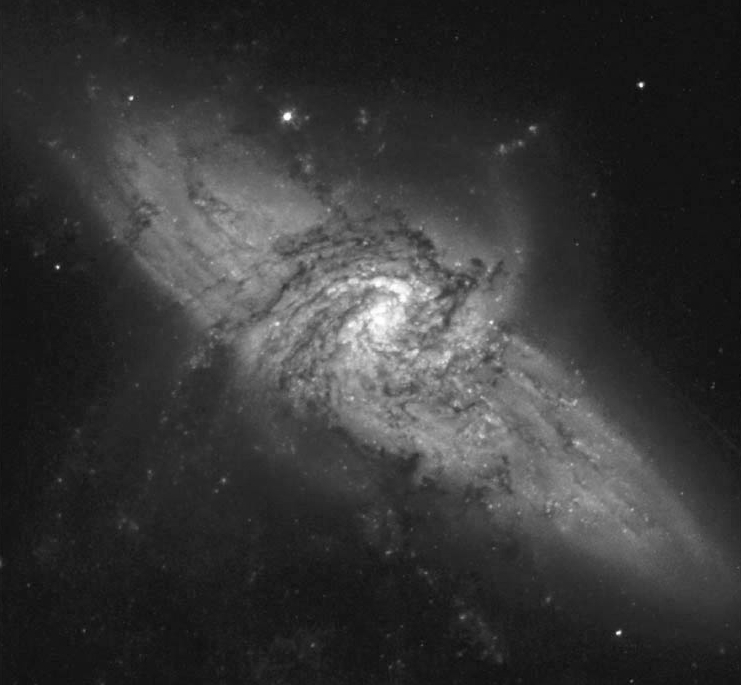
%> input picture Images/Fig3.30(a).jpg, 741 x 685 px
$ octave proj_03_06.m   (GNU Octave 9; MATLAB toolbox functions it lacks are replaced by stand-ins)
%> lines starting %> are read from the running program, lines starting %| are printed output that depends on the picture
clear
% 读取图片
img=imread('./Images/Fig3.30(a).jpg');
%> img is the input picture: size 685x741 uint8; min 8, max 255, mean 54.3
figure(1);
imshow(img);

img = double(img);
%> img: size 685x741 double
w = fspecial('average',3);
img = double(img);
c = conv2(img,w,'same');
g = img - c;
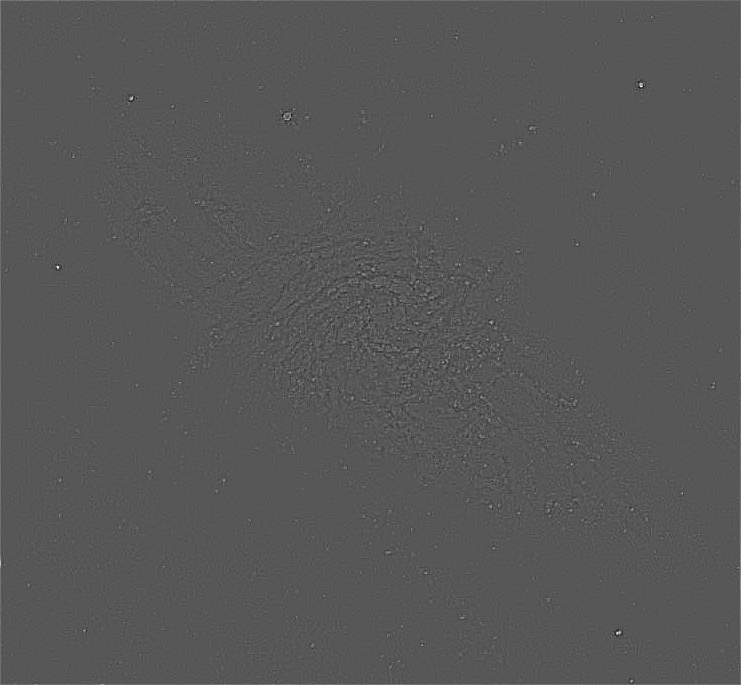
%> g: size 685x741 double; min -30.44, max 58.44, mean 0; drawn with min black and max white
figure(2);
imshow(g);
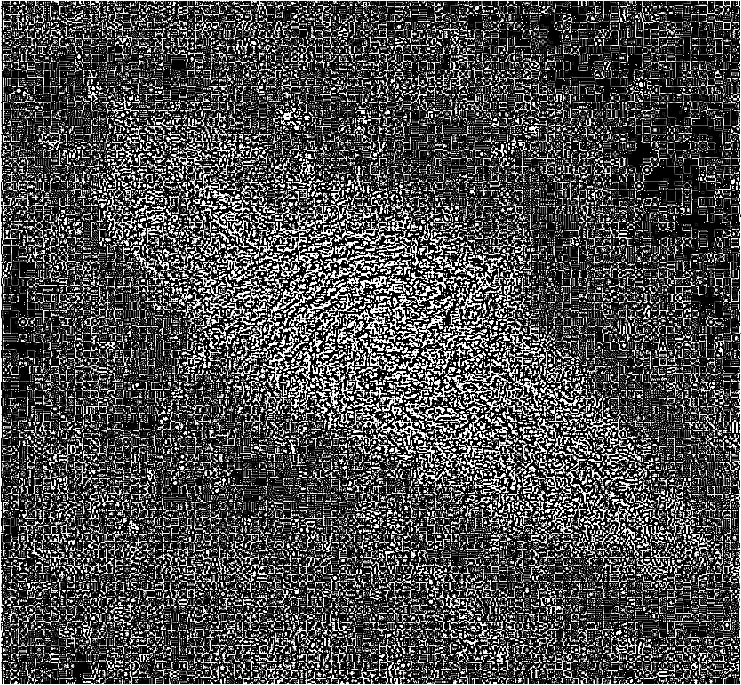
%> displayed picture: size 685x741, on the screen's scale of 0 to 255; min 0, max 255, mean 73.6

A=[0.6,1,1.7,2.3,2.9,5,10];
for i = 1:7
d = img + A(i) * c;
d = uint8(d);
figure(i+2);
imshow(d);
end
%> this loop made 7 passes
%> pass 1, `d = uint8(d);`:
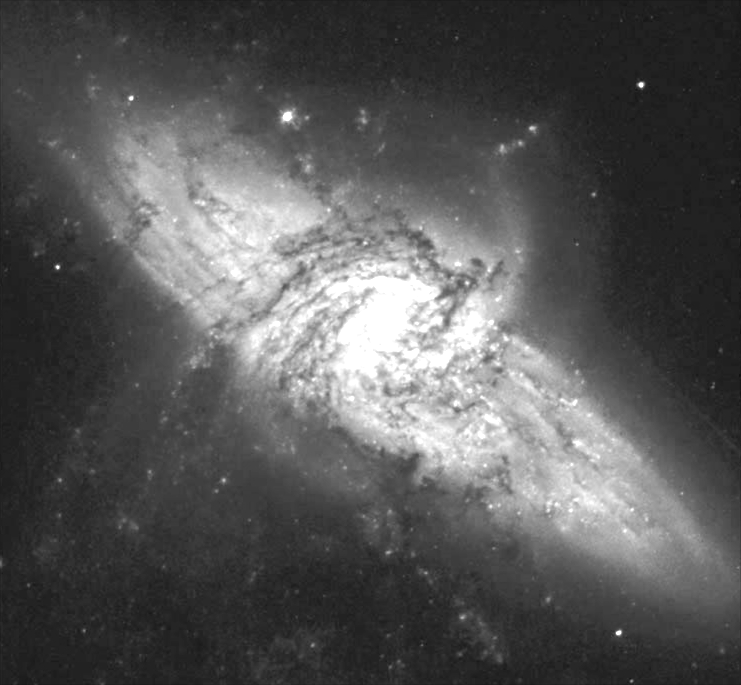
%> d: size 685x741 uint8; min 17, max 255, mean 86.2
%> pass 2, `d = uint8(d);`:
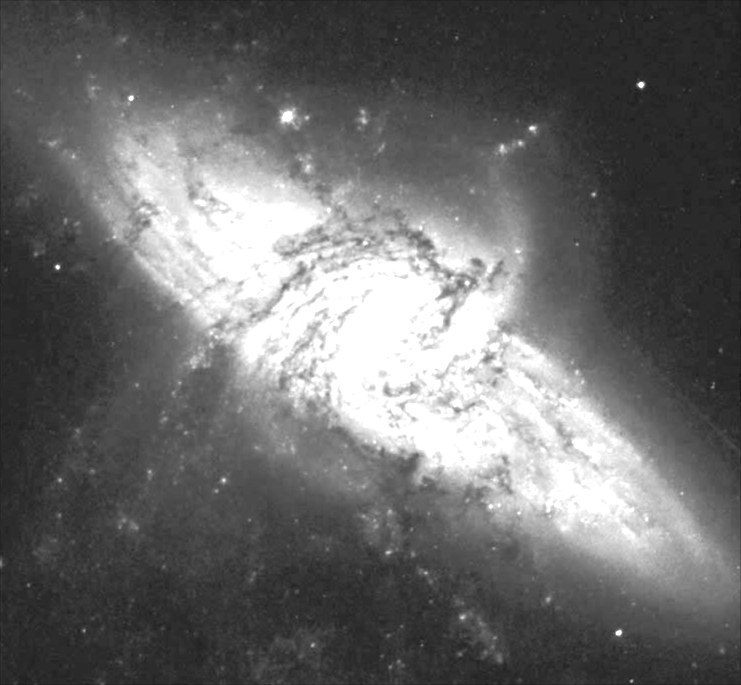
%> d: size 685x741 uint8; min 22, max 255, mean 105.6

$ run again, with Images/Fig3.04(a).jpg copied over Images/Fig3.30(a).jpg
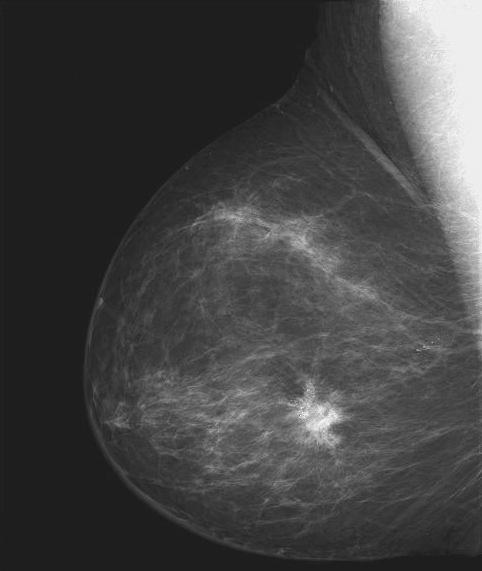
%> input picture Images/Fig3.04(a).jpg, 482 x 571 px
%> img is the input picture: size 571x482 uint8; min 21, max 255, mean 66.7
%> img: size 571x482 double
%> `imshow(g);`:
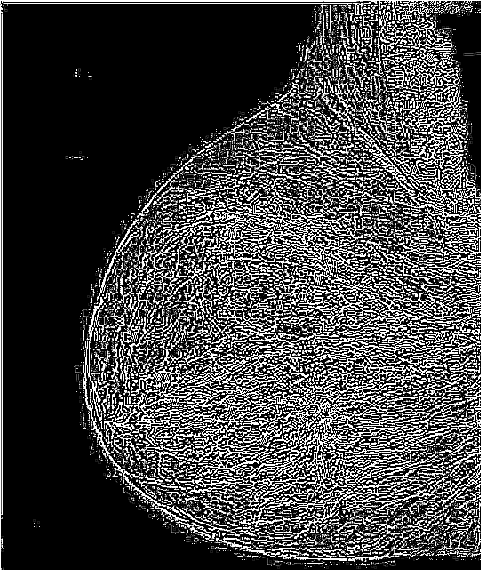
%> displayed picture: size 571x482, on the screen's scale of 0 to 255; min 0, max 255, mean 67
%> the loop `for i = 1:7` made 7 passes
%> pass 2, `d = uint8(d);`:
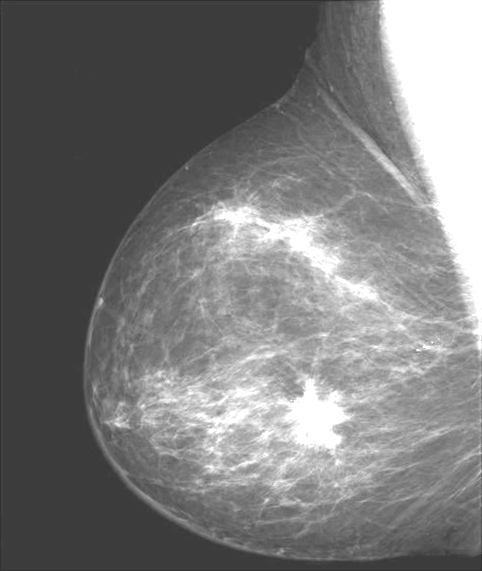
%> d: size 571x482 uint8; min 35, max 255, mean 122.6

$ run again, with Images/Fig3.05(a).jpg copied over Images/Fig3.30(a).jpg
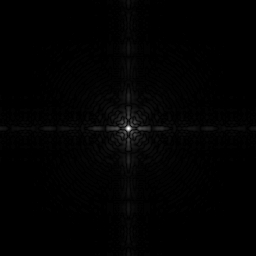
%> input picture Images/Fig3.05(a).jpg, 256 x 256 px
%> img is the input picture: size 256x256 uint8; min 0, max 255, mean 2.1
%> img: size 256x256 double
%> `g = img - c;`:
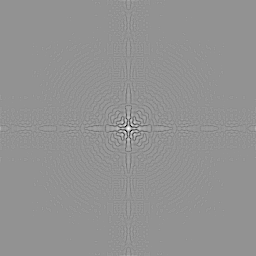
%> g: size 256x256 double; min -47.33, max 35, mean 0; drawn with min black and max white
%> `imshow(g);`:
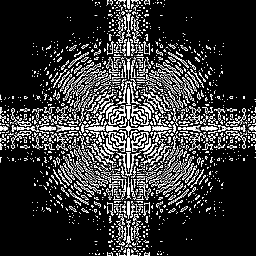
%> displayed picture: size 256x256, on the screen's scale of 0 to 255; min 0, max 255, mean 53

$ run again, with Images/Fig3.08(a).jpg copied over Images/Fig3.30(a).jpg
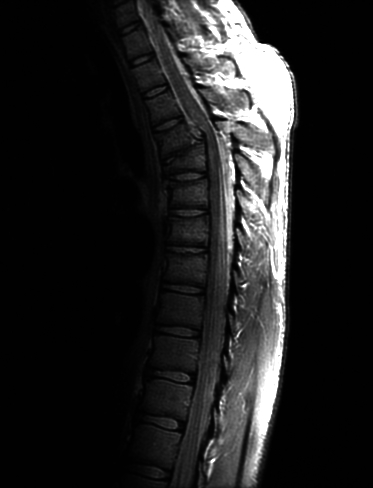
%> input picture Images/Fig3.08(a).jpg, 373 x 488 px
%> img is the input picture: size 488x373 uint8; min 0, max 255, mean 32.6
%> img: size 488x373 double
%> `g = img - c;`:
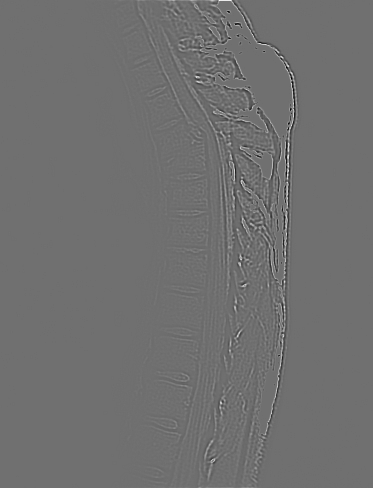
%> g: size 488x373 double; min -78.11, max 99.56, mean 0; drawn with min black and max white
%> the loop `for i = 1:7` made 7 passes
%> pass 2, `d = uint8(d);`:
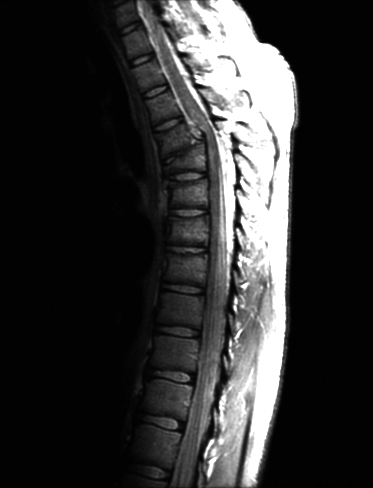
%> d: size 488x373 uint8; min 0, max 255, mean 49.6
